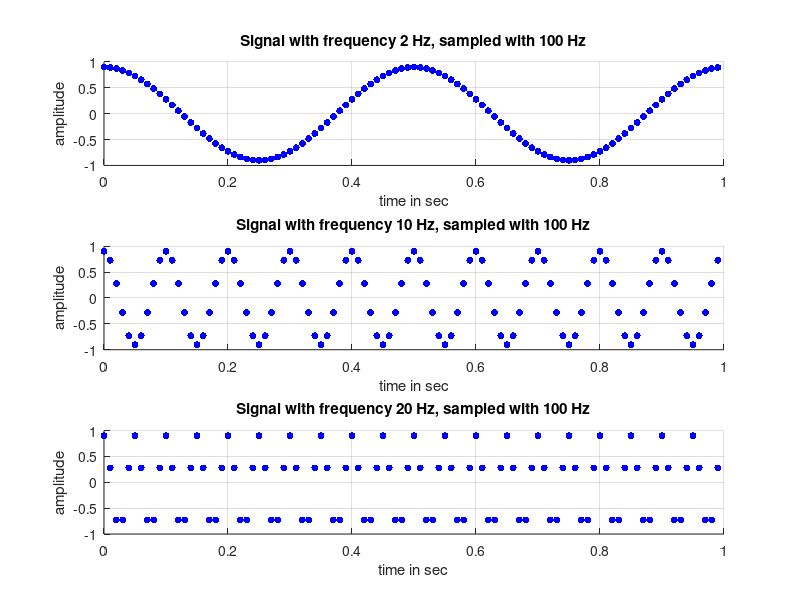

Write the MATLAB code that produced this figure.

runFFT = false;

samplingFrequency = 100;                               % Sampling frequency in Hz
signalLength = 100;                                    % Number of data points
time = (0:signalLength-1) * 1 / samplingFrequency;     % Time vector in sec

signalFrequency1 =  2;       % in Hz
signalFrequency2 = 10;       % in Hz
signalFrequency3 = 20;       % in Hz

signalAmplitude = 0.9;       % no unit

% A = A0 * cos(w * t); with w = 2 * pi * f
x1 = signalAmplitude * cos(2 * pi * signalFrequency1 * time);     % First row wave
x2 = signalAmplitude * cos(2 * pi * signalFrequency2 * time);     % Second row wave
x3 = signalAmplitude * cos(2 * pi * signalFrequency3 * time);     % Third row wave

frequencies = [signalFrequency1;signalFrequency2;signalFrequency3];
signalsTimeDomain = [x1; x2; x3];

figure(1);
for i = 1:length(frequencies)
    subplot(length(frequencies),1,i)
    scatter(time,signalsTimeDomain(i,:),25,"b","filled");
    title(['Signal with frequency ',num2str(frequencies(i)),' Hz, sampled with ',num2str(samplingFrequency), ' Hz']);
    xlabel('time in sec')
    ylabel('amplitude')
    ylim([-1 1])
    grid on;
end

if(runFFT)
    signalsFrequencyDomain = fft(signalsTimeDomain,[],2);         % calculate fft
    doubleSidedSpectra = abs(signalsFrequencyDomain) / signalLength * 2;    % FFT returns complex result, amplitude is the absolute value
    frequency = (0:length(doubleSidedSpectra)-1)*samplingFrequency / signalLength; % Frequency vector in Hz

    figure(2);
    for i=1:length(frequencies)
        subplot(length(frequencies),1,i)
        scatter(frequency,doubleSidedSpectra(i,:),25,"r","filled");
        title(['FFT of signal with frequency ',num2str(frequencies(i)),' Hz, sampled with ',num2str(samplingFrequency), ' Hz']);
        ylim([0 1])
        xlabel('frequency in Hz')
        ylabel('amplitude')
        grid on;
    end
end
